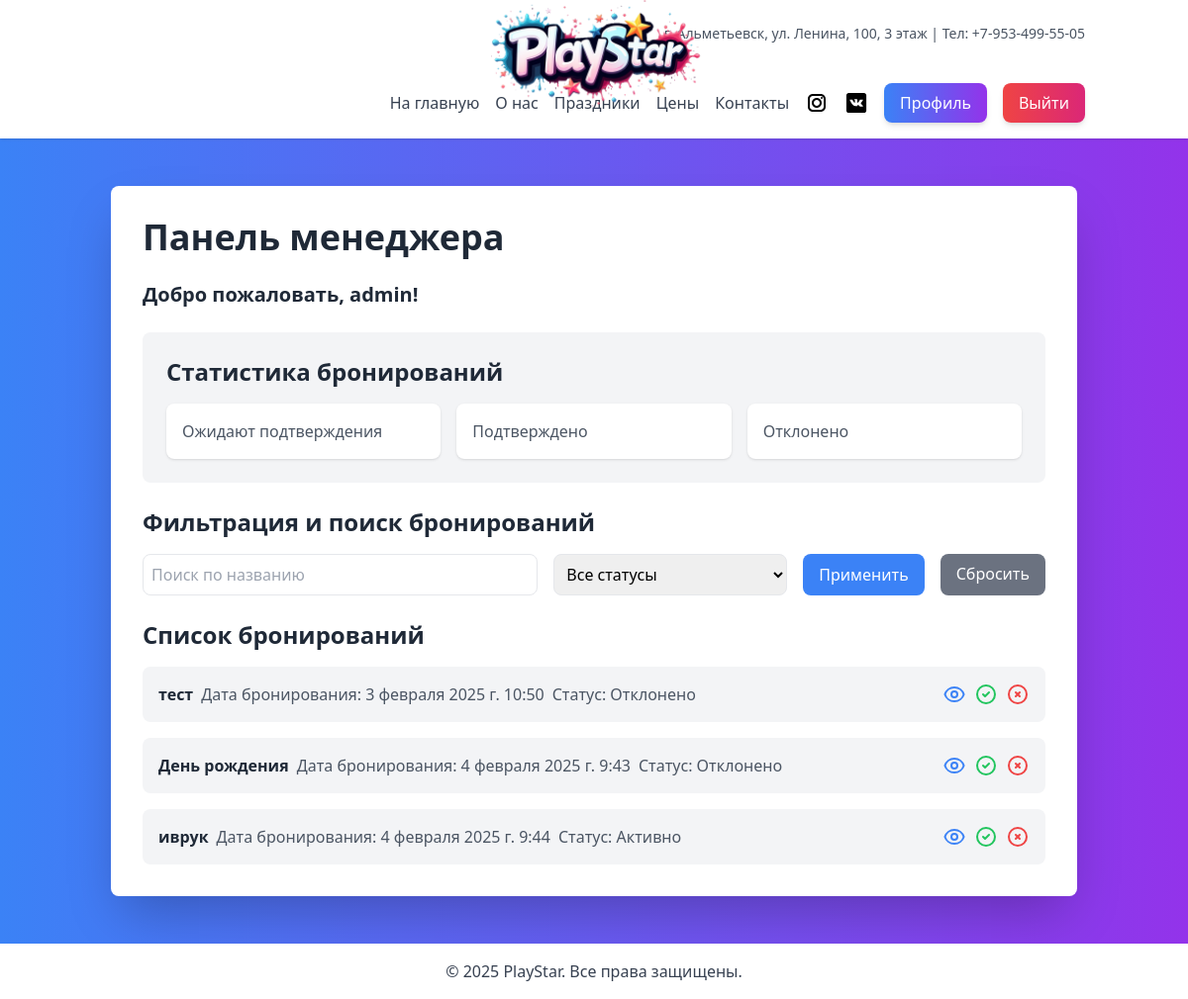
Before: /staff/manager-dashboard/ (signed in) with the older database file.
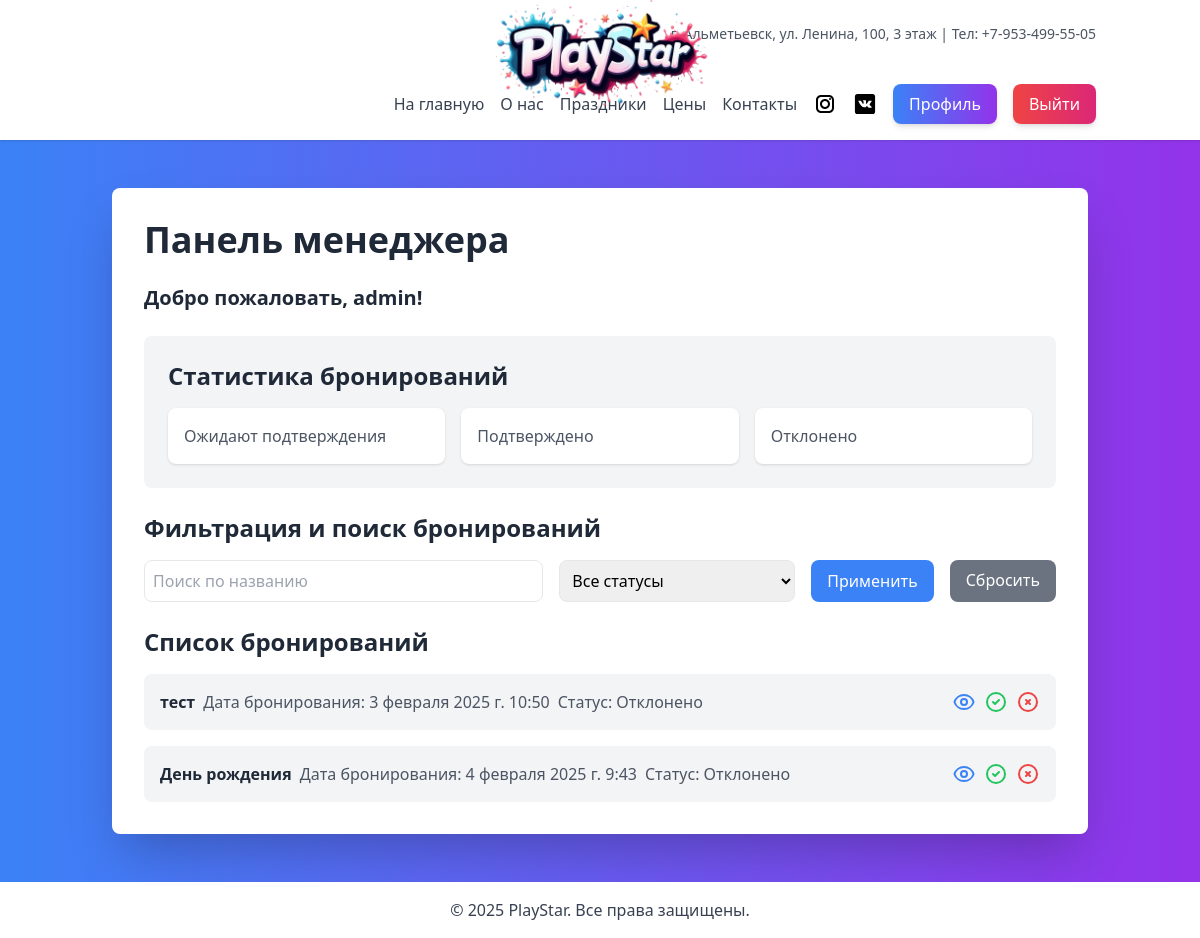
After: the same page with the newer database file.
### bookings/models.py (models this page shows, shortened)
class Booking(models.Model):
    user = models.ForeignKey(settings.AUTH_USER_MODEL, on_delete=models.CASCADE, related_name='bookings')
    event_name = models.CharField(max_length=255, verbose_name='Название мероприятия')
    booking_date = models.DateTimeField(auto_now_add=True, verbose_name='Дата бронирования')
    event_date = models.DateTimeField(verbose_name='Дата мероприятия')
    status = models.CharField(max_length=50, blank=True, null=True, default='Активно', verbose_name='Статус')
    children_count = models.PositiveIntegerField(default=1, blank=True, null=True, verbose_name='Количество детей')
    comment = models.TextField(max_length=255, blank=True, null=True, verbose_name='Комментарий')
    edited_by = models.CharField(max_length=50, blank=True, null=True, verbose_name='Отредактировано')  # Новое поле
    class Meta:
        verbose_name = 'Бронирование'
        verbose_name_plural = 'Бронирования'

### staff/views.py (the view)
# urls.py: path('manager-dashboard/', views.manager_dashboard, name='manager_dashboard'),
@login_required
@role_required('Admin', 'Manager')
def manager_dashboard(request):
    bookings = Booking.objects.all()
    return render(request, 'staff/manager_dashboard.html', {'bookings': bookings})

### staff/views.py (called while the page is built)
def role_required(*group_names):
    def in_groups(user):
        if user.is_authenticated:
            if bool(user.groups.filter(name__in=group_names)) or user.is_superuser:
                return True
        return False
    return user_passes_test(in_groups)

### staff/templates/staff/manager_dashboard.html (shortened to what the changed rows need)
{% extends 'base.html' %}
{% block content %}
<div class="flex space-x-8 max-w-6xl mx-auto">
    <div class="w-full bg-white p-8 rounded-lg shadow-2xl">
        <h2 class="text-4xl font-bold text-gray-800 mb-6">Панель менеджера</h2>
        <div class="mt-6">
            {% if bookings %}
                <ul class="space-y-4">
                    {% for booking in bookings %}
                        <li class="bg-gray-100 p-4 rounded-lg flex items-center justify-between">
                            <div class="flex items-center space-x-2">
                                <p class="text-gray-800"><strong>{{ booking.event_name }}</strong></p>
                                <p class="text-gray-600">Дата бронирования: {{ booking.booking_date }}</p>
                                <p class="text-gray-600">Статус: {{ booking.status }}</p>
                            </div>
                            <div class="flex space-x-2">
                                <button onclick="openModal('{{ booking.event_name }}', '{{ booking.booking_date }}', '{{ booking.event_date }}', '{{ booking.children_count }}', '{{ booking.comment }}')" class="text-blue-500 hover:text-blue-700">
                                </button>
                                <a href="{% url 'manage_booking' booking.id 'approve' %}" class="text-green-500 hover:text-green-700">
                                    <svg xmlns="http://www.w3.org/2000/svg" class="h-6 w-6" fill="none" viewBox="0 0 24 24" stroke="currentColor">
                                        <path stroke-linecap="round" stroke-linejoin="round" stroke-width="2" d="M9 12l2 2 4-4m6 2a9 9 0 11-18 0 9 9 0 0118 0z" />
                                    </svg>
                                </a>
                                <a href="{% url 'manage_booking' booking.id 'reject' %}" class="text-red-500 hover:text-red-700">
                                    <svg xmlns="http://www.w3.org/2000/svg" class="h-6 w-6" fill="none" viewBox="0 0 24 24" stroke="currentColor">
                                        <path stroke-linecap="round" stroke-linejoin="round" stroke-width="2" d="M10 14l2-2m0 0l2-2m-2 2l-2-2m2 2l2 2m7-2a9 9 0 11-18 0 9 9 0 0118 0z" />
                                    </svg>
                                </a>
                            </div>
                        </li>
                    {% endfor %}
                </ul>
            {% else %}
                <p class="text-gray-600">Бронирования не найдены.</p>
            {% endif %}
        </div>
    </div>
</div>
{% endblock %}

Changed rows visible on the page:
removed Booking: event_name "иврук", booking_date "4 февраля 2025 г. 9:44", status "Активно"
